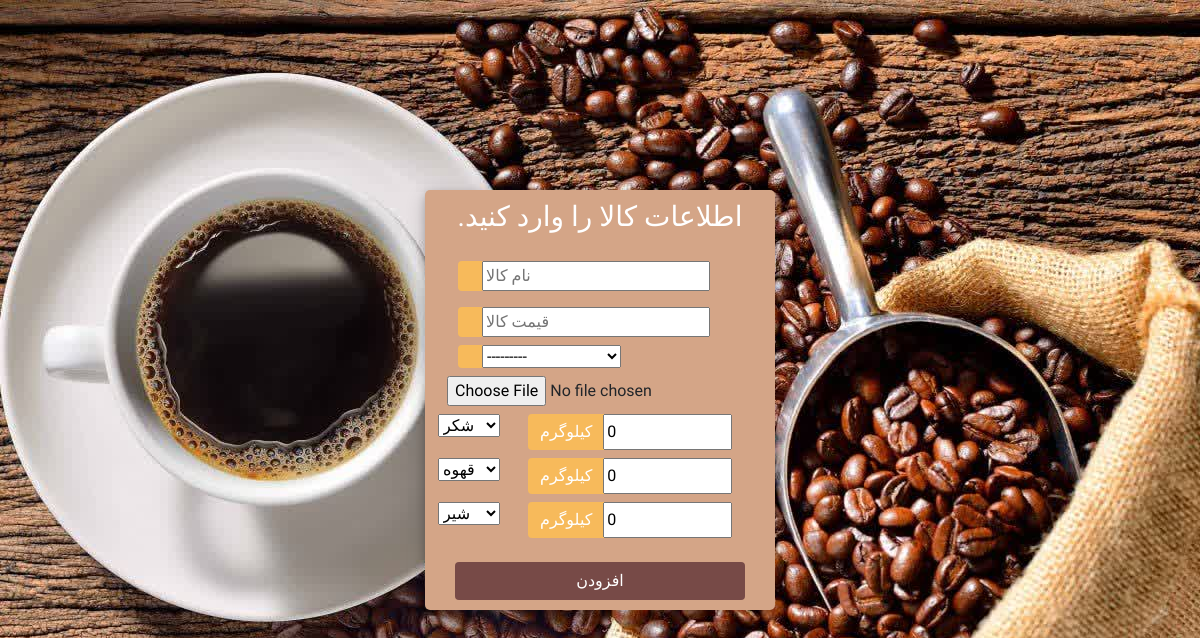
/addproduct/, run on an earlier commit of the app's database.
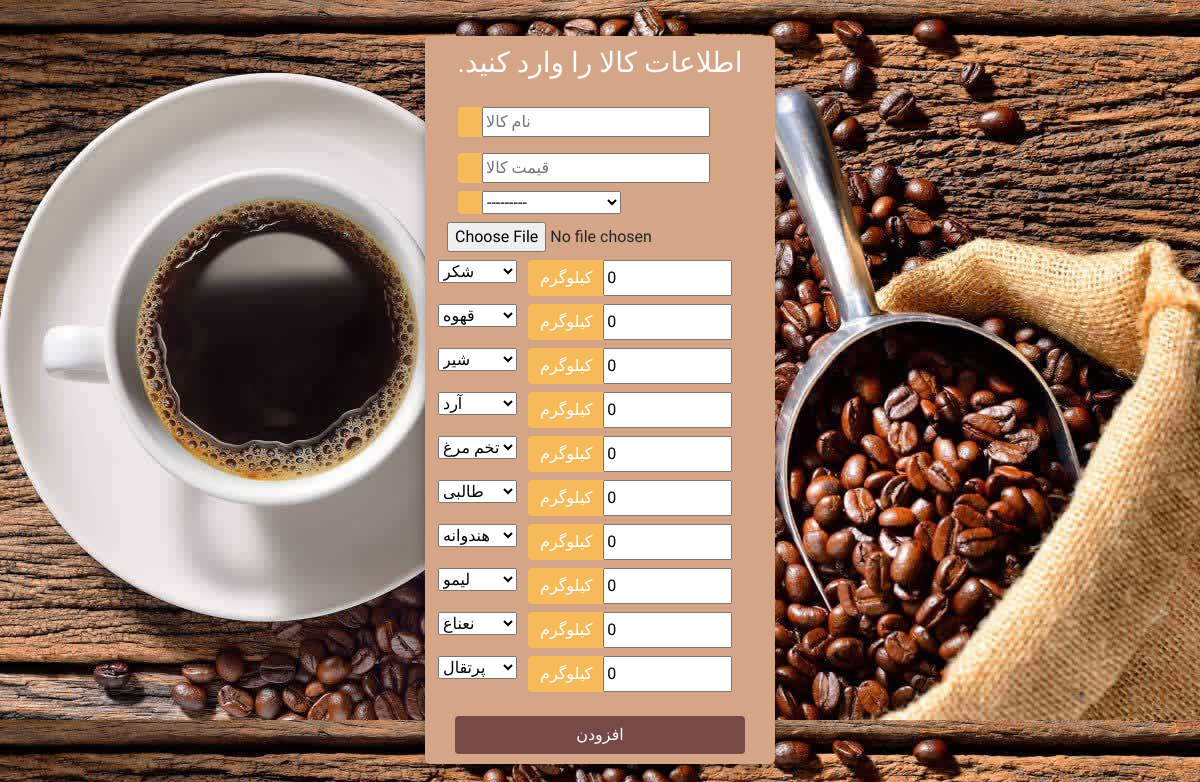
And on a later commit of the database.
### accounts/models.py (models this page shows)
class Storage(models.Model):
    name = models.CharField(max_length=255, unique=True)
    amount = models.FloatField(default=0)
    unit = models.CharField(max_length=50)
    def __str__(self):
        return self.name

### accounts/views.py (the view, shortened to what this page needs)
# urls.py: path("addproduct/", views.create_product_view, name="add"),
def create_product_view(request):
    ProductIngredientFormset = forms.inlineformset_factory(
        Product,
        ProductIngredient,
        fields=["ingredient", "amount"],
        extra=Storage.objects.count(),
    )
    form = ProductForm()
    formset = ProductIngredientFormset(
        initial=[{"ingredient": ingredient} for ingredient in Storage.objects.all()]
    )
    context = {"form": form, "formset": formset}
    return render(request, "accounts/addproduct.html", context)

### accounts/forms.py
class ProductForm(forms.ModelForm):
    class Meta:
        model = Product
        fields = ["name", "price", "category", "image"]
        widgets = {
            "name": forms.TextInput(attrs={"placeholder": "نام کالا"}),
            "price": forms.NumberInput(attrs={"placeholder": "قیمت کالا"}),
        }

### accounts/models.py (called while the page is built)
    def __str__(self):
        return self.name

### accounts/templates/accounts/addproduct.html (shortened to what this page needs)
{% load static %}
<!DOCTYPE html>
<html>
<head>
	<link rel="stylesheet" href="https://stackpath.bootstrapcdn.com/bootstrap/4.1.3/css/bootstrap.min.css">
	<link rel="stylesheet" href="https://use.fontawesome.com/releases/v5.6.1/css/all.css">
    <link href='https://unpkg.com/css.gg@2.0.0/icons/css/glass.css' rel='stylesheet'>
    <link href='https://unpkg.com/css.gg@2.0.0/icons/css/dollar.css' rel='stylesheet'>
    <link href='https://unpkg.com/css.gg@2.0.0/icons/css/align-right.css' rel='stylesheet'>
</head>
<body>
	<div class="container h-100 , lalezar-regular">
		<div class="d-flex justify-content-center h-100">
			<div class="user_card">
                <div class="d-flex justify-content-center">
					<h3 id="form-title" >.اطلاعات کالا را وارد کنید</h3>
				</div>
				<div class="d-flex justify-content-center form_container , lalezar-regular">
					<form method="POST" action="" enctype="multipart/form-data">
						<div class="input-group mb-3">
							<div class="input-group-append">
								<span class="input-group-text"></span>
							</div>
							{{form.name}}
						</div>
						<div class="input-group mb-2">
							<div class="input-group-append">
								<span class="input-group-text"></span>
							</div>
							{{form.price}}
						</div>
						<div class="input-group mb-2">
							<div class="input-group-append">
								<span class="input-group-text"></span>
							</div>
							{{form.category}}
						</div>
						<div class="input-group mb-2 mx-4">
							{{form.image}}
						</div>
						{% for formset_form in formset %}
							<div style="display: flex; flex-wrap: nowrap;" class="container row">
								<div class="col col-md-2">
									{{ formset_form.ingredient }}
								</div>
								<div class="col col-md-10">
									<div class="input-group mb-2" style="display: flex; flex-wrap: nowrap;">
										<div class=" input-group-prepend">
											<span class="input-group-text">{{ formset_form.ingredient.initial.unit }}</span>
										</div>
										{{ formset_form.amount }}
									</div>
								</div>
							</div>
						{% endfor %}
						<div class="d-flex justify-content-center mt-3 login_container">
							<button type="submit" class="btn login_btn">
								افزودن
							</button>
						</div>
					</form>
				</div>
			</div>
		</div>
	</div>
</body>
</html>

What changed in the data, as far as the page shows it:
added Storage: ingredient.initial.unit "کیلوگرم"
added Storage: ingredient.initial.unit "کیلوگرم"
added Storage: ingredient.initial.unit "کیلوگرم"
added Storage: ingredient.initial.unit "کیلوگرم"
added Storage: ingredient.initial.unit "کیلوگرم"
added Storage: ingredient.initial.unit "کیلوگرم"
added Storage: ingredient.initial.unit "کیلوگرم"
Also different on the page:
new list line: "آرد 0"
new list line: "تخم مرغ 0"
new list line: "طالبی 0"
new list line: "هندوانه 0"
new list line: "لیمو 0"
new list line: "نعناع 0"
new list line: "پرتقال 0"
